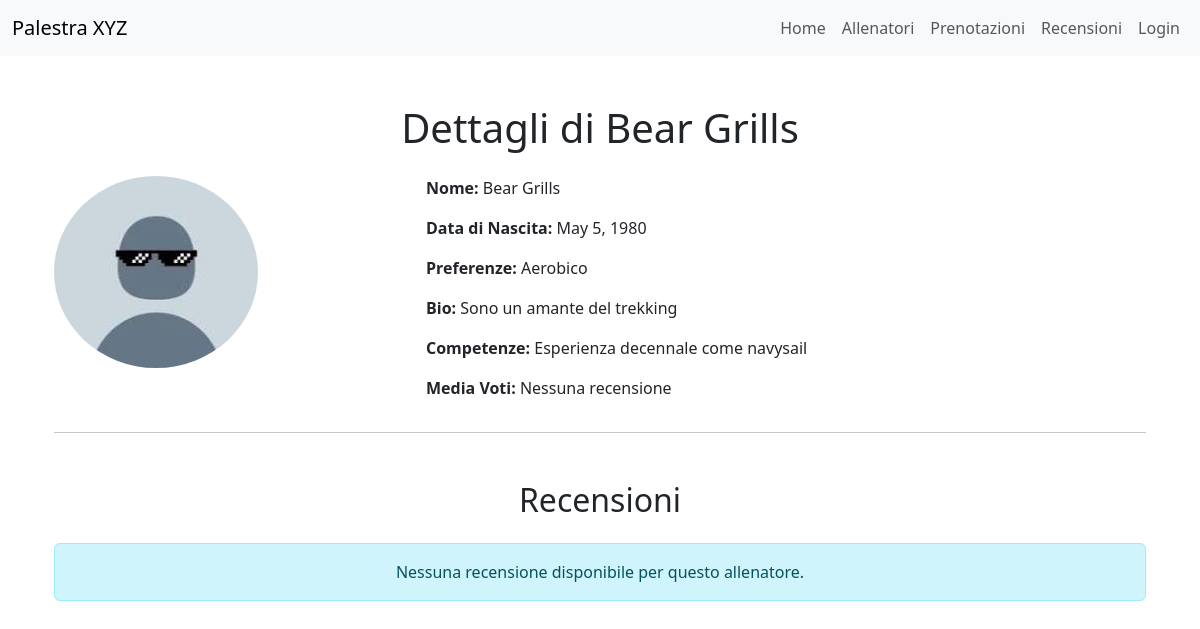
The page /trainers/detail/10/ on the database as committed earlier.
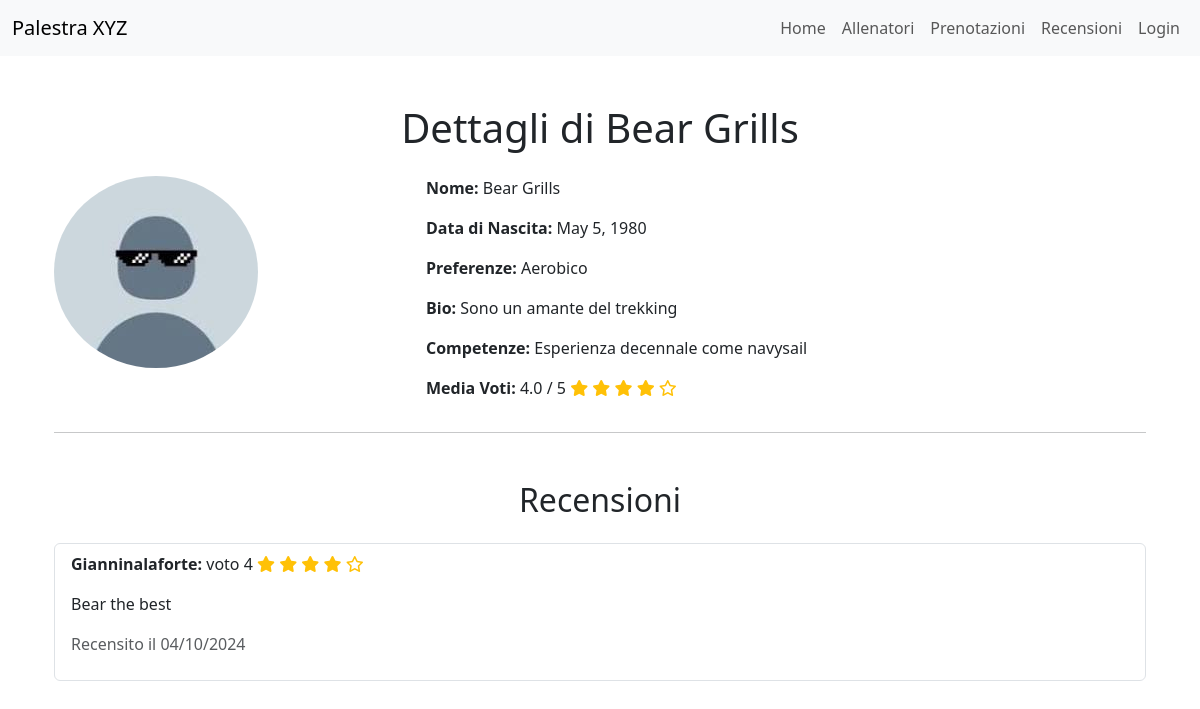
The same page on the database as committed later.
### trainers/models.py (models this page shows, shortened)
class PersonalTrainer(models.Model):
    user = models.OneToOneField(User, on_delete=models.CASCADE)
    nome = models.CharField(max_length=100)
    cognome = models.CharField(max_length=100)
    data_di_nascita = models.DateField()
    bio = models.TextField(max_length=500)
    SCELTA_PREFERENZE = [
        ("BB", "BodyBuilding"),
        ("PL", "PowerLifting"),
        ("CL", "Calisthenics"),
        ("ST", "StrongMen"),
        ("YG", "Yoga"),
        ("PS", "Pilates"),
        ("AR", "Aerobico")
    ]
    preferenze = models.CharField(max_length=2, choices=SCELTA_PREFERENZE)
    immagine_profilo = models.ImageField(upload_to=foto_profilo_upload_path, blank=True, null=True)
    competenze = models.TextField(max_length=500, default='Nessuna competenza')
    class Meta:
        verbose_name = "Personal Trainer"
        verbose_name_plural = "Personal Trainers"

### reviews/models.py (models this page shows, shortened)
class Recensione(models.Model):
    registrato_utente = models.ForeignKey(RegistratoUtente, on_delete=models.CASCADE)
    personal_trainer = models.ForeignKey(PersonalTrainer, on_delete=models.CASCADE)
    recensione_testuale = models.TextField(max_length=500)
    voto = models.PositiveSmallIntegerField(choices=[(i, str(i)) for i in range(1, 6)])  # Voti da 1 a 5 stelle
    data_recensione = models.DateTimeField(auto_now_add=True)
    class Meta:
        verbose_name_plural = "Recensioni"
        constraints = [
            models.UniqueConstraint(fields=['registrato_utente', 'personal_trainer'], name='unique_recensione_per_trainer')
        ]

### accounts/models.py (models this page shows, shortened)
class RegistratoUtente(models.Model):
    user = models.OneToOneField(User, on_delete=models.CASCADE)
    nome = models.CharField(max_length=100)
    cognome = models.CharField(max_length=100)
    data_nascita = models.DateField()
    bio = models.TextField(max_length=500)
    SCELTA_PREFERENZE = [
        ("BB", "BodyBuilding"),
        ("PL", "PowerLifting"),
        ("CL", "Calisthenics"),
        ("ST", "StrongMen"),
        ("YG", "Yoga"),
        ("PS", "Pilates"),
        ("AR", "Aerobico")
    ]
    preferenze = models.CharField(max_length=2, choices=SCELTA_PREFERENZE)
    class Meta:
        verbose_name_plural = "UtentiRegistrati"

### trainers/views.py (the view)
# urls.py: path('detail/<pk>/', PersonalTrainerReviewDetailView.as_view(), name='personal_trainer_review'),
class PersonalTrainerReviewDetailView(DetailView):
    model = PersonalTrainer
    template_name = 'trainers/personal_trainer_review_detail.html'
    context_object_name = 'personal_trainer'
    def get_context_data(self, **kwargs):
        context = super().get_context_data(**kwargs)
        context['media_voti'] = Recensione.objects.filter(personal_trainer=self.object).aggregate(Avg('voto'))['voto__avg']
        context['recensioni'] = Recensione.objects.filter(personal_trainer=self.object)
        return context

### trainers/templates/trainers/personal_trainer_review_detail.html (shortened to what this page needs)
{% extends "trainers/base.html" %}
{% block content %}
    {% load static %}
<div class="container mt-5">
    <h1 class="text-center mb-4">Dettagli di {{ personal_trainer.nome }} {{ personal_trainer.cognome }}</h1>
    <div class="row">
        <div class="col-md-4">
            {% if personal_trainer.immagine_profilo %}
                <img src="{{ personal_trainer.immagine_profilo.url }}" alt="Immagine profilo" class="img-fluid rounded-circle" style="max-width: 100%;">
            {% else %}
                <img src="{% static 'imgs/mia_foto.jpeg' %}" alt="Immagine profilo" class="img-fluid rounded-circle" style="max-width: 100%;">
            {% endif %}
        </div>
        <div class="col-md-8">
            <p><strong>Nome:</strong> {{ personal_trainer.nome }} {{ personal_trainer.cognome }}</p>
            <p><strong>Data di Nascita:</strong> {{ personal_trainer.data_di_nascita }}</p>
            <p><strong>Preferenze:</strong> {{ personal_trainer.get_preferenze_display }}</p>
            <p><strong>Bio:</strong> {{ personal_trainer.bio }}</p>
            <p><strong>Competenze:</strong> {{ personal_trainer.competenze }}</p>
            <p><strong>Media Voti:</strong>
                {% if media_voti %}
                    {{ media_voti|floatformat:1 }} / 5
                    <span>
                        {% for i in "12345" %}
                            {% if i <= media_voti|floatformat %}
                                <i class="fas fa-star text-warning"></i>
                            {% else %}
                                <i class="far fa-star text-warning"></i>
                            {% endif %}
                        {% endfor %}
                    </span>
                {% else %}
                    Nessuna recensione
                {% endif %}
            </p>
        </div>
    </div>
    <hr>
    <div class="mt-5">
        <h2 class="text-center">Recensioni</h2>
        {% if recensioni %}
            <ul class="list-group mt-4">
                {% for recensione in recensioni %}
                    <li class="list-group-item">
                        <p><strong>{{ recensione.registrato_utente.user }}:</strong>  voto {{ recensione.voto }}
                            <span>
                                {% for i in "12345" %}
                                    {% if i <= recensione.voto|floatformat %}
                                        <i class="fas fa-star text-warning"></i>
                                    {% else %}
                                        <i class="far fa-star text-warning"></i>
                                    {% endif %}
                                {% endfor %}
                            </span>
                        </p>
                        <p>{{ recensione.recensione_testuale }}</p>
                        <p class="text-muted">Recensito il {{ recensione.data_recensione|date:"d/m/Y" }}</p>
                    </li>
                {% endfor %}
            </ul>
        {% else %}
            <div class="alert alert-info text-center mt-4">
                Nessuna recensione disponibile per questo allenatore.
            </div>
        {% endif %}
    </div>
</div>
{% endblock %}

### trainers/templates/trainers/base.html (shortened to what this page needs)
<!DOCTYPE html>
<html lang="it">
<head>
    <link href="https://cdn.jsdelivr.net/npm/bootstrap@5.3.0/dist/css/bootstrap.min.css" rel="stylesheet">
    <link rel="stylesheet" href="https://cdnjs.cloudflare.com/ajax/libs/font-awesome/6.0.0-beta3/css/all.min.css">
</head>
<body>
    <nav class="navbar navbar-expand-lg navbar-light bg-light fixed-top">
        <div class="container-fluid">
            <a class="navbar-brand" href="#">Palestra XYZ</a>
            <div class="collapse navbar-collapse" id="navbarNav">
                <ul class="navbar-nav ms-auto">
                    <li class="nav-item">
                        <a class="nav-link" href="{% url 'homepage_palestra' %}">Home</a>
                    </li>
                    <li class="nav-item">
                        <a class="nav-link" href="{% url 'trainers:personal_trainer_home' %}">Allenatori</a>
                    </li>
                    <li class="nav-item">
                        <a class="nav-link" href="{% url 'bookings:home_page' %}">Prenotazioni</a>
                    </li>
                    <li class="nav-item">
                        <a class="nav-link" href="{% url 'reviews:homepage_recensioni' %}">Recensioni</a>
                    </li>
                    {% if user.is_authenticated %}
                    <li class="nav-item">
                        <form method="POST" action="{% url 'accounts:logout' %}">
                            {% csrf_token %}
                        <button type="submit" class="btn btn-danger">Logout</button>
                        </form>
                    </li>
                        {% else %}
                        <li class="nav-item">
                            <a class="nav-link" href="{% url 'accounts:login' %}">Login</a>
                        </li>
                    {% endif %}
                </ul>
            </div>
        </div>
    </nav>
    <div class="container mt-5">
        {% block content %}{% endblock %}
    </div>
</body>
</html>

### trainers/templates/trainers/base.html (style rules this page uses)
body { padding-top: 56px; }

Rows that differ between the two databases and show on the page:
added Recensione: registrato_utente.user "Gianninalaforte", voto "4", recensione_testuale "Bear the best", data_recensione "04/10/2024"
Other text that changed with them:
{{ media_voti|floatformat:1 }}: (not shown) → "4.0"
text no longer shown: "Nessuna recensione Nessuna recensione disponibile per questo allenatore."
text now shown: "/ 5"
